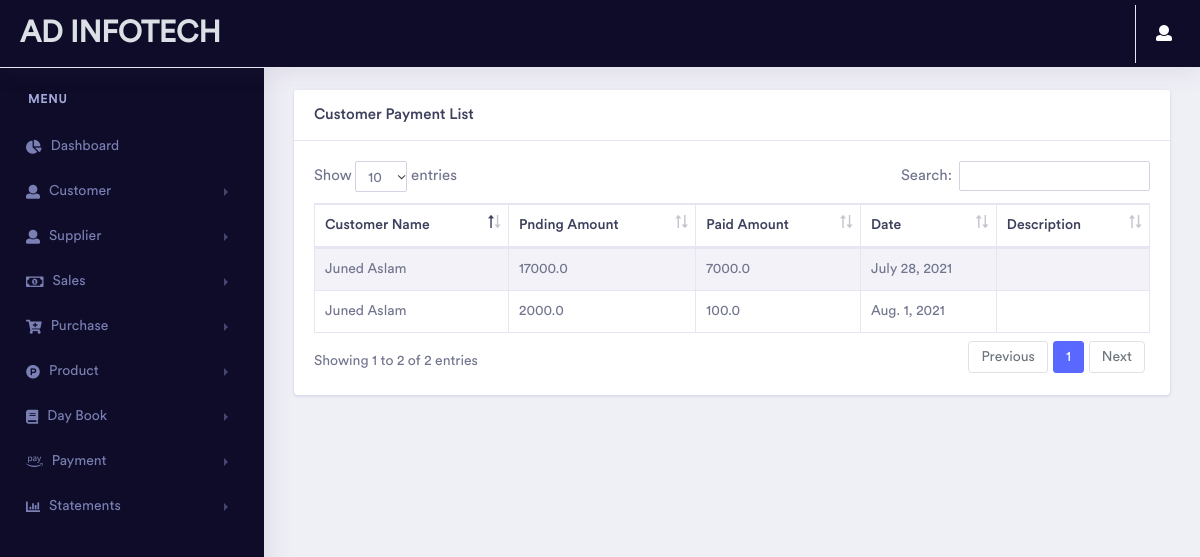
The app's page /dashboard/customer_payment_list/ (signed in), older data.
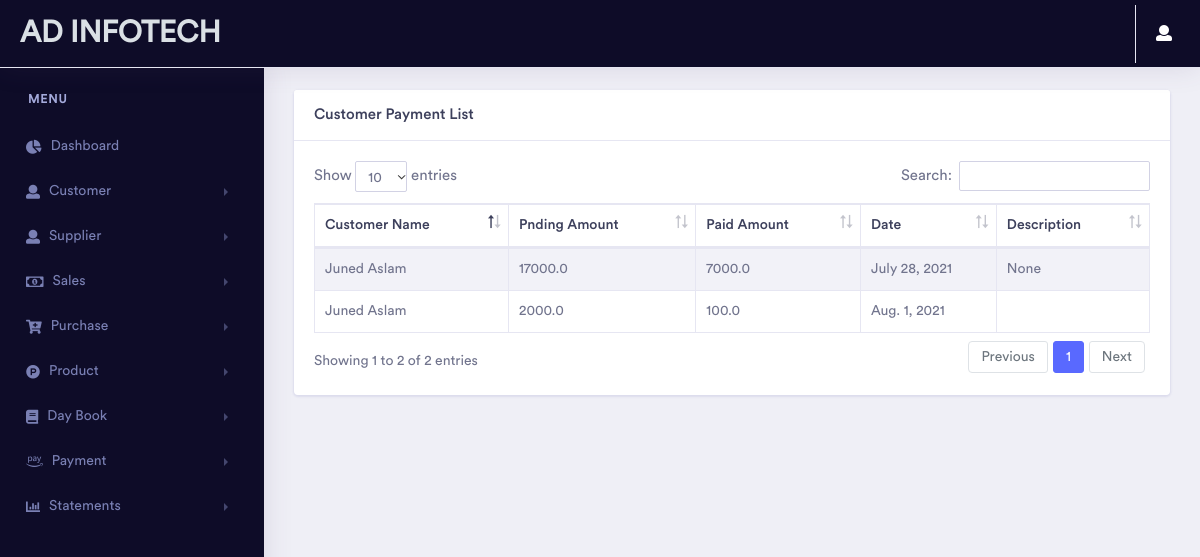
The same page, newer data.
### dashboard/models.py (models this page shows, shortened)
class customerpay_estimate(models.Model):
    customer_name = models.ForeignKey(Customer_estimate , on_delete=models.CASCADE)
    pending_amount = models.FloatField()
    paid_amount = models.FloatField()
    date = models.DateField(auto_now_add=True)
    Description = models.CharField(max_length=100,blank=True,null=True)

class Customer_estimate(models.Model):
    customerid = models.IntegerField()
    fullname = models.CharField(max_length=50)
    contactno = models.CharField(max_length=50)
    city = models.CharField(max_length=50)
    state = models.CharField(max_length=50)
    landmark = models.CharField(max_length=50)
    def __str__(self):
        return self.fullname

### dashboard/views.py (the view)
# urls.py: path('customer_payment_list/',views.customer_payment_list,name="customer_payment_list"),
@login_required(login_url='login')
def customer_payment_list(request):
    Estimate_group = Group.objects.get(name='Estimate')
    GST_group = Group.objects.get(name='GST')
    user = User.objects.get(username=request.user.username)
    if Estimate_group in user.groups.all():
        customer_payment = customerpay_estimate.objects.all()
    else:
        customer_payment = customerpay_gst.objects.all()
    context = {
        'customer_payment':customer_payment
    }
    return render(request, 'dashboard/customerpaymentlist.html',context)

### pages/templatetags/user_auth.py (called while the page is built)
@register.filter(name='has_group')
def has_group(user, group_name):
    group = Group.objects.get(name=group_name)
    return True if group in user.groups.all() else False

### dashboard/templates/dashboard/customerpaymentlist.html (shortened to what this page needs)
{% extends 'pages/base.html' %}
{% load user_auth %}
{% load static %}
{% block content %}
<link rel="stylesheet" href="{% static 'vendor/bootstrap/css/bootstrap.min.css' %}">
<link href="{% static 'vendor/fonts/circular-std/style.css' %}" rel="stylesheet">
<link rel="stylesheet" href="{% static 'libs/css/style.css' %}">
<link rel="stylesheet" href="{% static 'vendor/fonts/fontawesome/css/fontawesome-all.css' %}">
<link rel="stylesheet" type="text/css" href="{% static 'vendor/datatables/css/dataTables.bootstrap4.css' %}">
{% if request.user|has_group:"Estimate" %}
<div class="row">
    <div class="col-xl-12 col-lg-12 col-md-12 col-sm-12 col-12">
        <div class="card">
            <h5 class="card-header">Customer Payment List</h5>
            <div class="card-body">
                <div class="table-responsive">
                    <table class="table table-striped table-bordered first" id="example">
                        <thead>
                        <tr>
                            <th>Customer Name</th>
                            <th>Pnding Amount</th>
                            <th>Paid Amount</th>
                            <th>Date</th>
                            <th>Description</th>
                        </tr>
                        </thead>
                        <tbody>
                        {% for i in customer_payment %}
                        <tr>
                            <td>{{i.customer_name}}</td>
                            <td>{{i.pending_amount}}</td>
                            <td>{{i.paid_amount}}</td>
                            <td>{{i.date}}</td>
                            <td>{{i.Description}}</td>
                        </tr>
                        {% endfor %}
                        </tbody>
                    </table>
                </div>
            </div>
        </div>
    </div>
</div>
{% endif %}
{% endblock content %}

Row changes from the older to the newer data that the page shows:
changed customerpay_estimate: Description (not shown) → "None"
